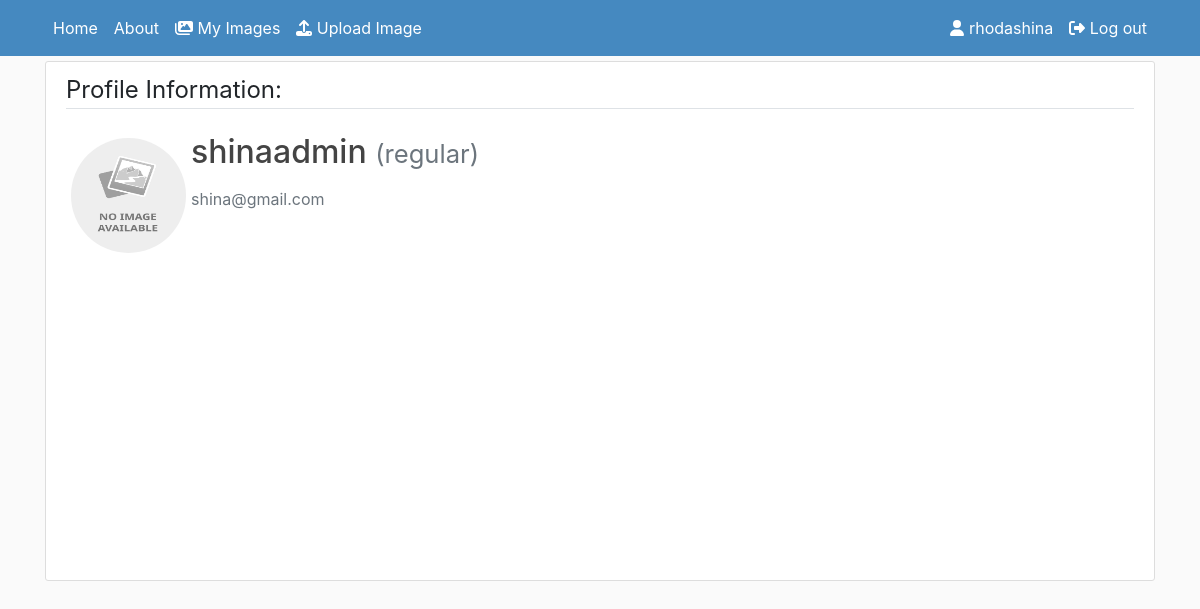
Page /profile/shinaadmin (signed in) on the committed database.
### Users/models.py (models this page shows, shortened)
class CustomUser(AbstractUser):
    def image_upload_to(self, instance=None):
        if instance:
            return os.path.join("Users", self.username, instance)
        return None
    STATUS = (
        ('regular', 'regular'),
        ('subscriber', 'subscriber'),
        ('moderator', 'moderator'),
    )
    email = models.EmailField(unique=True)
    status = models.CharField(max_length=100, choices=STATUS, default='regular')
    description = models.TextField("Description", max_length=600, default='', blank=True)
    image = models.ImageField(default='default/user.jpg', upload_to=image_upload_to)

### Users/views.py (the view, shortened to what this page needs)
# urls.py: path('profile/<username>', views.profile, name='profile'),
def profile(request, username):
    user = get_user_model().objects.filter(username=username).first()
    if user:
        form = UserUpdateForm(instance=user)
        form.fields['description'].widget.attrs = {'rows': 1}
        return render(
            request=request,
            template_name="Users/profile.html",
            context={"form": form}
            )
    return redirect("homepage")

### Users/templates/Users/profile.html (shortened to what this page needs)
{% extends "SHINA1/header.html" %}
{% block content %}
<div class="content-section col-lg-12 col-md-12 col-sm-12 tutorial-style" style="min-height:65vh;">
    <legend class="border-bottom mb-4">Profile Information:</legend>
    <form method="POST" enctype="multipart/form-data">
        <div class="media">
            {% if user.username == form.instance.username %}
                <input id="id_image" type="file" name="image" hidden/>
                    <label for="id_image">
                        <img class="rounded-circle account-img profile-image"
                            style="cursor: pointer"
                            src="{{ form.instance.image.url }}"
                            title="Upload new image">
                    </label>
            {% else %}
                <img class="rounded-circle account-img profile-image", src="{{ form.instance.image.url }}">
            {% endif %}
            <div class="media-body">
                <h2 class="account-heading">{{ form.instance.username }}
                    <small class="text-muted">({{ form.instance.status }})</small>
                </h2>
                <p class="text-secondary">{{ form.instance.email }}</p>
            </div>
        </div>
    </form>
</div>
{% endblock content %}

### SHINA/templates/SHINA1/includes/navbar.html (shortened to what this page needs)
<header class="site-header" style="margin-bottom: 5px">
    <nav class="navbar navbar-expand-md navbar-color">
        <div class="container">
            <div class="navbar-nav">
                <a class="nav-item nav-link" href="/">Home</a>
            </div>
            <div class="collapse navbar-collapse" id="navbarToggle">
                <div class="navbar-nav mr-auto">
                    <a class="nav-item nav-link" href="/">About</a>
                    {% if user.is_authenticated %}
                        <a class="nav-item nav-link" href="{% url 'user_dashboard' %}">
                            <i class="fas fa-images"></i> My Images
                        </a>
                        <a class="nav-item nav-link" href="{% url 'user_upload_image' %}">
                            <i class="fas fa-upload"></i> Upload Image
                        </a>
                    {% endif %}
                </div>
                <div class="navbar-nav">
                    {% if user.is_authenticated %}
                        <a class="nav-item nav-link" href="{% url 'profile' user.username %}">
                            <i class="fas fa-user"></i> {{user.username}}
                        </a>
                        <a class="nav-item nav-link" href="{% url 'logout' %}">
                            <i class="fas fa-sign-out-alt"></i> Log out
                        </a>
                    {% endif %}
                </div>
            </div>
        </div>
    </nav>
</header>

### SHINA/static/css/main.css (style rules this page uses)
:root { --footercolor: #003F72; --navbarcolor: #4589c0; --btncolor: #003F72; --socialcolor: #003F72; --brightText: #ffffff; }
.navbar-color { background-color: var(--navbarcolor); }
body { background: #fafafa; }
h1, h2, h3, h4, h5, h6 { color: #444444; }
.site-header .navbar-nav .nav-link { color: var(--brightText); }
.content-section { background: #ffffff; padding: 10px 20px; border: 1px solid #dddddd; border-radius: 3px; margin-bottom: 20px; }
.profile-image { width: 125px; height: 125px; padding: 5px; }

### rows in the picture
CustomUser: username "rhodashina"
CustomUser: instance.image (placeholder picture), instance.username "shinaadmin", instance.status "regular", instance.email "shina@gmail.com"
